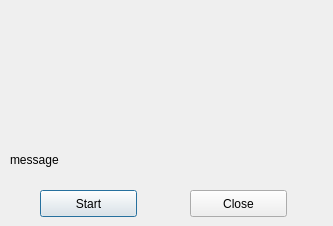
<?xml version="1.0" encoding="UTF-8"?>
<ui version="4.0">
 <class>SlopeTool</class>
 <widget class="QDialog" name="SlopeTool">
  <property name="geometry">
   <rect>
    <x>0</x>
    <y>0</y>
    <width>333</width>
    <height>226</height>
   </rect>
  </property>
  <property name="windowTitle">
   <string>Slope Tool</string>
  </property>
  <widget class="QPushButton" name="start_btn">
   <property name="geometry">
    <rect>
     <x>40</x>
     <y>190</y>
     <width>97</width>
     <height>27</height>
    </rect>
   </property>
   <property name="text">
    <string>Start</string>
   </property>
  </widget>
  <widget class="QLabel" name="message_label">
   <property name="geometry">
    <rect>
     <x>10</x>
     <y>150</y>
     <width>371</width>
     <height>20</height>
    </rect>
   </property>
   <property name="text">
    <string>message</string>
   </property>
  </widget>
  <widget class="QPushButton" name="close_btn">
   <property name="geometry">
    <rect>
     <x>190</x>
     <y>190</y>
     <width>97</width>
     <height>27</height>
    </rect>
   </property>
   <property name="text">
    <string>Close</string>
   </property>
  </widget>
  <widget class="QLabel" name="label">
   <property name="geometry">
    <rect>
     <x>50</x>
     <y>40</y>
     <width>67</width>
     <height>71</height>
    </rect>
   </property>
   <property name="text">
    <string/>
   </property>
   <property name="pixmap">
    <pixmap resource="ressources.qrc">:/icons/ressources/image-filter-hdr.svg</pixmap>
   </property>
   <property name="scaledContents">
    <bool>true</bool>
   </property>
  </widget>
 </widget>
 <resources>
  <include location="ressources.qrc"/>
 </resources>
 <connections/>
</ui>
